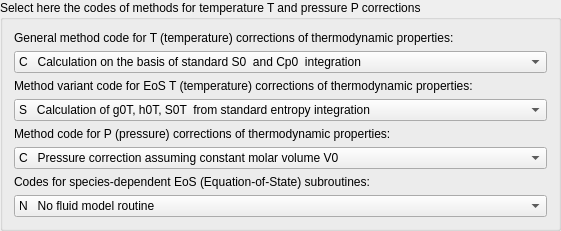
                                <widget class="QGroupBox" name="groupBox_7">
                                    <property name="title">
                                        <string>Select here the codes of methods for temperature T and pressure P corrections </string>
                                    </property>
                                    <layout class="QVBoxLayout" name="verticalLayout_2">
                                        <item>
                                            <widget class="QLabel" name="AC_modeLabel">
                                                <property name="frameShape">
                                                    <enum>QFrame::NoFrame</enum>
                                                </property>
                                                <property name="frameShadow">
                                                    <enum>QFrame::Plain</enum>
                                                </property>
                                                <property name="text">
                                                    <string>General method code for T (temperature) corrections of thermodynamic properties:</string>
                                                </property>
                                                <property name="alignment">
                                                    <set>Qt::AlignBottom</set>
                                                </property>
                                                <property name="wordWrap">
                                                    <bool>true</bool>
                                                </property>
                                                <property name="buddy">
                                                    <cstring>p_pct_1</cstring>
                                                </property>
                                            </widget>
                                        </item>
                                        <item>
                                            <widget class="QComboBox" name="p_pct_1">
                                                <item>
                                                    <property name="text">
                                                        <string>C   Calculation on the basis of standard S0  and Cp0  integration</string>
                                                    </property>
                                                </item>
                                                <item>
                                                    <property name="text">
                                                        <string>H   Calculation on the basis of the revised HKF EoS</string>
                                                    </property>
                                                </item>
                                            </widget>
                                        </item>
                                        <item>
                                            <widget class="QLabel" name="DcEqModeLabel">
                                                <property name="frameShape">
                                                    <enum>QFrame::NoFrame</enum>
                                                </property>
                                                <property name="frameShadow">
                                                    <enum>QFrame::Plain</enum>
                                                </property>
                                                <property name="text">
                                                    <string>Method variant code for EoS T (temperature) corrections of thermodynamic properties:</string>
                                                </property>
                                                <property name="alignment">
                                                    <set>Qt::AlignBottom</set>
                                                </property>
                                                <property name="wordWrap">
                                                    <bool>true</bool>
                                                </property>
                                                <property name="buddy">
                                                    <cstring>p_pct_2</cstring>
                                                </property>
                                            </widget>
                                        </item>
                                        <item>
                                            <widget class="QComboBox" name="p_pct_2">
                                                <item>
                                                    <property name="text">
                                                        <string>S   Calculation of g0T, h0T, S0T  from standard entropy integration</string>
                                                    </property>
                                                </item>
                                                <item>
                                                    <property name="text">
                                                        <string>H   Calculation using Landau contribution to Cp(T) (Holland and Powell 1998)</string>
                                                    </property>
                                                </item>
                                                <item>
                                                    <property name="text">
                                                        <string>W  Calculation of properties of H2O liquid and vapor using HGK EoS </string>
                                                    </property>
                                                </item>
                                                <item>
                                                    <property name="text">
                                                        <string>K   Calculation of partial molal properties using HKF EoS coefficients</string>
                                                    </property>
                                                </item>
                                            </widget>
                                        </item>
                                        <item>
                                            <widget class="QLabel" name="PhEqModeLabel">
                                                <property name="text">
                                                    <string>Method code for P (pressure) corrections of thermodynamic properties:</string>
                                                </property>
                                                <property name="alignment">
                                                    <set>Qt::AlignBottom</set>
                                                </property>
                                                <property name="wordWrap">
                                                    <bool>true</bool>
                                                </property>
                                                <property name="buddy">
                                                    <cstring>p_pct_3</cstring>
                                                </property>
                                            </widget>
                                        </item>
                                        <item>
                                            <widget class="QComboBox" name="p_pct_3">
                                                <item>
                                                    <property name="text">
                                                        <string>C   Pressure correction assuming constant molar volume V0</string>
                                                    </property>
                                                </item>
                                                <item>
                                                    <property name="text">
                                                        <string>E   Pressure correction using dV (T,P) from Birch-Murnaghan EoS (Holland and Powell 1998)</string>
                                                    </property>
                                                </item>
                                                <item>
                                                    <property name="text">
                                                        <string>B   Pressure correction using dV (T,P) from Birch-Murnaghan EoS (Gottschalk 1997)</string>
                                                    </property>
                                                </item>
                                                <item>
                                                    <property name="text">
                                                        <string>K   Pressure correction using dV (T,P) calculated from 5 empirical coefficients</string>
                                                    </property>
                                                </item>
                                                <item>
                                                    <property name="text">
                                                        <string>S   Pressure correction for fluids using Churakov-Gottschalk (CG) EoS</string>
                                                    </property>
                                                </item>
                                                <item>
                                                    <property name="text">
                                                        <string>R   Pressure correction for fluids using Peng-Robinson-Stryjek-Vera (PRSV) EoS</string>
                                                    </property>
                                                </item>
                                                <item>
                                                    <property name="text">
                                                        <string>T   Pressure correction for fluids using Soave-Redlich-Kwong (SRK) EoS</string>
                                                    </property>
                                                </item>
                                                <item>
                                                    <property name="text">
                                                        <string>6   Pressure correction for fluids using Sterner-Pitzer (STP) EoS (reserved)</string>
                                                    </property>
                                                </item>
                                                <item>
                                                    <property name="text">
                                                        <string>7   Pressure correction for fluids using Peng-Robinson (PR78) EoS</string>
                                                    </property>
                                                </item>
                                                <item>
                                                    <property name="text">
                                                        <string>8   Pressure correction for fluids using compensated Redlich-Kwong (CORK) EoS</string>
                                                    </property>
                                                </item>
                                                <item>
                                                    <property name="text">
                                                        <string>F   Pressure correction using HKF EoS for aqueous electrolytes or HGK EoS for water</string>
                                                    </property>
                                                </item>
                                                <item>
                                                    <property name="text">
                                                        <string>G   Pressure/temperature corrections for H2O vapor from HGK EoS</string>
                                                    </property>
                                                </item>
                                                <item>
                                                    <property name="text">
                                                        <string>A   Pressure correction for aqueous nonelectrolytes (Akinfiev and Diamond 2003)</string>
                                                    </property>
                                                </item>
                                                <item>
                                                    <property name="text">
                                                        <string>P   Application of Parcor algorithm (Pronsprep97) to retrieve HKF EoS coefficients</string>
                                                    </property>
                                                </item>
                                                <item>
                                                    <property name="text">
                                                        <string>N   No pressure correction to be done (not recommended)</string>
                                                    </property>
                                                </item>
                                                <item>
                                                    <property name="text">
                                                        <string>0   Account for pressure corrections is inherent in the specified model (e.g. the EoS)</string>
                                                    </property>
                                                </item>
                                            </widget>
                                        </item>
                                        <item>
                                            <widget class="QLabel" name="PhEqModeLabel_2">
                                                <property name="text">
                                                    <string>Codes for species-dependent EoS (Equation-of-State) subroutines:</string>
                                                </property>
                                                <property name="alignment">
                                                    <set>Qt::AlignBottom</set>
                                                </property>
                                                <property name="wordWrap">
                                                    <bool>true</bool>
                                                </property>
                                                <property name="buddy">
                                                    <cstring>p_pct_3</cstring>
                                                </property>
                                            </widget>
                                        </item>
                                        <item>
                                            <widget class="QComboBox" name="p_pct_4">
                                                <item>
                                                    <property name="text">
                                                        <string>N   No fluid model routine</string>
                                                    </property>
                                                </item>
                                                <item>
                                                    <property name="text">
                                                        <string>G   Generic fluid model routine</string>
                                                    </property>
                                                </item>
                                                <item>
                                                    <property name="text">
                                                        <string>V   Subroutine for H2O fluid</string>
                                                    </property>
                                                </item>
                                                <item>
                                                    <property name="text">
                                                        <string>C   Subroutine for CO2 fluid</string>
                                                    </property>
                                                </item>
                                                <item>
                                                    <property name="text">
                                                        <string>M   Subroutine for CH4 fluid</string>
                                                    </property>
                                                </item>
                                                <item>
                                                    <property name="text">
                                                        <string>T   Subroutine for N2 fluid</string>
                                                    </property>
                                                </item>
                                                <item>
                                                    <property name="text">
                                                        <string>H   Subroutine for H2 fluid</string>
                                                    </property>
                                                </item>
                                                <item>
                                                    <property name="text">
                                                        <string>O   Subroutine for O2 fluid</string>
                                                    </property>
                                                </item>
                                                <item>
                                                    <property name="text">
                                                        <string>A   Subroutine for Ar fluid</string>
                                                    </property>
                                                </item>
                                                <item>
                                                    <property name="text">
                                                        <string>P   Subroutine for polar fluids</string>
                                                    </property>
                                                </item>
                                                <item>
                                                    <property name="text">
                                                        <string>Q  Subroutine for nonpolar fluids</string>
                                                    </property>
                                                </item>
                                                <item>
                                                    <property name="text">
                                                        <string>E  conversion to geoch. convention H2O triple prop. NEA and HGK EoS</string>
                                                    </property>
                                                </item>
                                            </widget>
                                        </item>
                                    </layout>
                                </widget>
